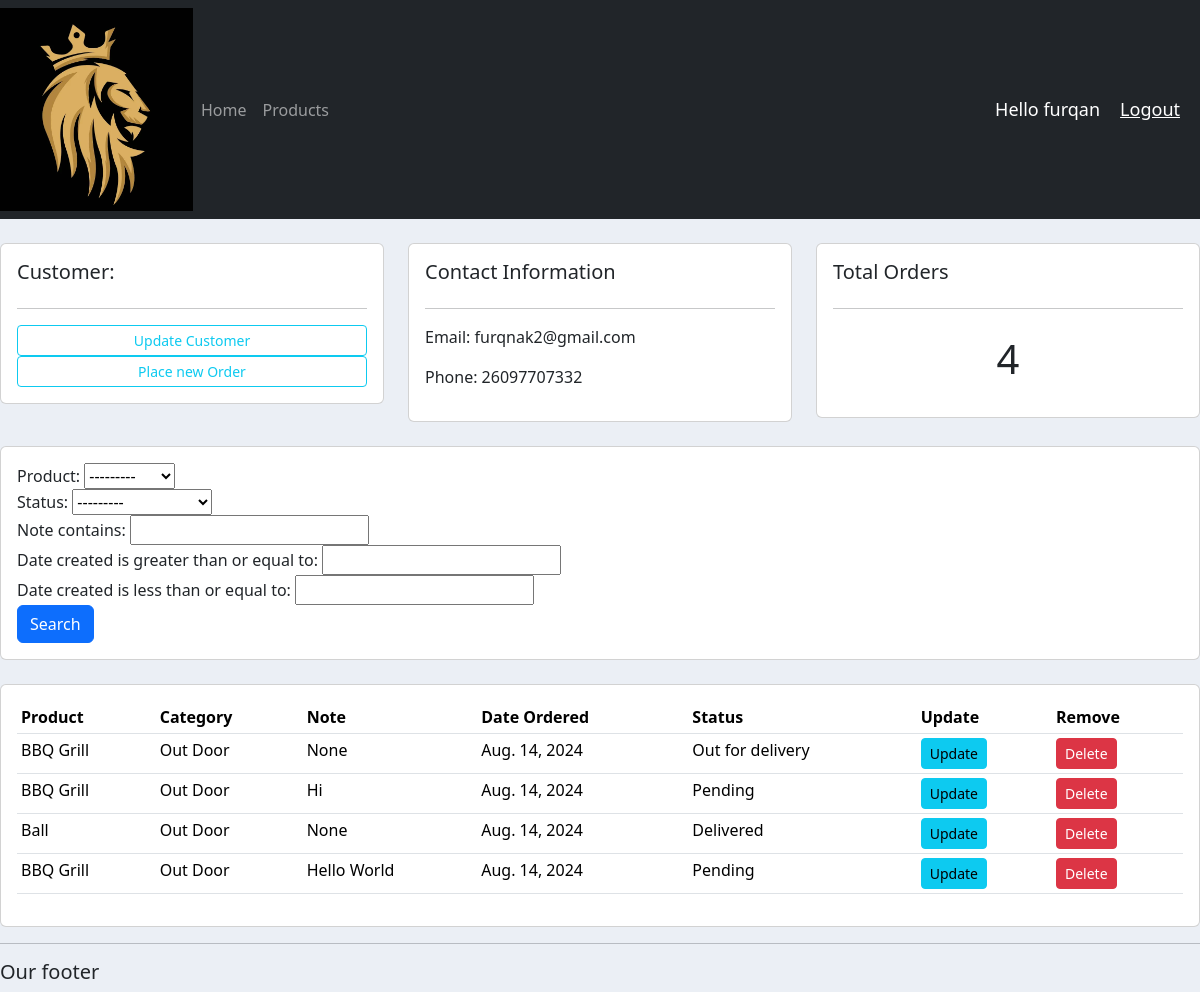
The app's page /customer/1/ (signed in) with its own data.
### accounts/models.py (models this page shows, shortened)
class Customer(models.Model):
    name = models.CharField(max_length=200, null=True)  # Customer's name
    phone = models.CharField(max_length=200, null=True)  # Customer's phone number
    email = models.CharField(max_length=200, null=True)  # Customer's email address
    profile_pic = models.ImageField(null=True, blank=True)  # Profile picture of the customer
    date_created = models.DateField(auto_now_add=True, null=True)  # Date when the customer was created

class Order(models.Model):
    STATUS = (
        ('Pending', 'Pending'),  # Order status for pending
        ('Out for delivery', 'Out for delivery'),  # Order status for out for delivery
        ('Delivered', 'Delivered')  # Order status for delivered
    )
    customer = models.ForeignKey(Customer, null=True, on_delete=models.SET_NULL)  # Customer who placed the order
    product = models.ForeignKey(Product, null=True, on_delete=models.SET_NULL)  # Product being ordered
    status = models.CharField(max_length=200, null=True, choices=STATUS)  # Status of the order
    note = models.CharField(max_length=200, null=True)  # Additional notes about the order
    date_created = models.DateField(auto_now_add=True, null=True)  # Date when the order was created

class Product(models.Model):
    CATEGORY = (
        ('Indoor', 'Indoor'),  # Product category for indoor use
        ('Out Door', 'Out Door')  # Product category for outdoor use
    )
    name = models.CharField(max_length=200, null=True)  # Name of the product
    price = models.FloatField(null=True)  # Price of the product
    category = models.CharField(max_length=200, null=True, choices=CATEGORY)  # Product category
    description = models.CharField(max_length=200, null=True, blank=True)  # Description of the product
    date_created = models.DateField(auto_now_add=True, null=True)  # Date when the product was created
    tag = models.ManyToManyField(Tag)  # Tags associated with the product
    def __str__(self):
        return self.name  # String representation of the Product object

### accounts/views.py (the view)
# urls.py: path('customer/<int:id>/',views.customer,name="customer"),
@login_required(login_url='login')
def customer(request, id):
    customer = Customer.objects.get(id=id)
    orders = customer.order_set.all()
    myFilter = OrderFilter(request.GET, queryset=orders)
    orders = myFilter.qs
    template = loader.get_template("accounts/customer.html")
    context = {'customer': customer, 'orders': orders, 'myFilter': myFilter}
    return HttpResponse(template.render(context, request))

### accounts/templates/accounts/customer.html
{% extends 'accounts/main.html' %}
{% block content %}
<br>
<div class="row">
    <div class="col-md">
        <div class="card card-body">
            <h5>Customer:</h5>
            <hr>
            <a class="btn btn-outline-info btn-sm btn-block" href="">Update Customer</a>
            <a class="btn btn-outline-info btn-sm btn-block" href="{% url 'create_order' customer.id %}">Place new Order</a>
        </div>
    </div>
    <div class="col-md">
        <div class="card card-body">
            <h5>Contact Information</h5>
            <hr>
            <p>Email: {{customer.email}}</p>
            <p>Phone: {{customer.phone}}</p>
        </div>
    </div>
    <div class="col-md">
        <div class="card card-body">
            <h5>Total Orders</h5>
            <hr>
            <h1 style="text-align: center; padding: 10px">{{orders.count}}</h1>
        </div>
    </div>
</div>
<br>
<div class="row">
    <div class="col">
        <div class="card card-body">
            <form method="get">
                {{ myFilter.form }}
                <button class="btn btn-primary" type="submit">Search</button>
            </form>
        </div>
    </div>
</div>
<br>
<div class="row">
    <div class="col-md">
        <div class="card card-body">
            <table class="table table-sm">
                <thead>
                    <tr>
                        <th>Product</th>
                        <th>Category</th>
                        <th>Note</th>
                        <th>Date Ordered</th>
                        <th>Status</th>
                        <th>Update</th>
                        <th>Remove</th>
                    </tr>
                </thead>
                <tbody>
                    {% for order in orders %}
                    <tr>
                        <td>{{ order.product }}</td>
                        <td>{{ order.product.category }}</td>
                        <td>{{ order.note }}</td>
                        <td>{{ order.date_created }}</td>
                        <td>{{ order.status }}</td>
                        <td><a class="btn btn-sm btn-info" href="{% url 'update_order' order.id %}">Update</a></td>
                        <td><a class="btn btn-sm btn-danger" href="{% url 'delete_order' order.id %}">Delete</a></td>
                    </tr>
                    {% endfor %}
                </tbody>
            </table>
        </div>
    </div>
</div>
{% endblock %}

### accounts/templates/accounts/navbar.html (shortened to what this page needs)
{% load static %}
<nav class="navbar navbar-expand-lg navbar-dark bg-dark">
  <img src="{% static 'images/logo.png' %}" alt="Logo">
  <div class="collapse navbar-collapse" id="navbarNav">
    <ul class="navbar-nav">
      {% if request.user.is_staff %}
        <li class="nav-item active">
          <a class="nav-link" href="{% url 'home' %}">Home</a>
        </li>
        <li class="nav-item">
          <a class="nav-link" href="{% url 'products' %}">Products</a>
        </li>
      {% else %}
        <li class="nav-item">
          <a class="nav-link" href="{% url 'account' %}">Settings</a>
        </li>
      {% endif %}
    </ul>
  </div>
  <span class="hello-msg">Hello {{ request.user.username }}</span>
  <span><a class="hello-msg" href="{% url 'logout' %}">Logout</a></span>
</nav>

### static/css/main.css (style rules this page uses)
body { background-color:#ebeff5; }

### accounts/templates/accounts/navbar.html (style rules this page uses)
.hello-msg { font-size: 18px; color: #fff; margin-right: 20px; }

### records on screen
Customer: email "furqnak2@gmail.com", phone "26097707332"
Order: product "BBQ Grill", product.category "Out Door", note "None", date_created "Aug. 14, 2024", status "Out for delivery"
Order: product "BBQ Grill", product.category "Out Door", note "Hi", date_created "Aug. 14, 2024", status "Pending"
Order: product "Ball", product.category "Out Door", note "None", date_created "Aug. 14, 2024", status "Delivered"
Order: product "BBQ Grill", product.category "Out Door", note "Hello World", date_created "Aug. 14, 2024", status "Pending"

### other values on screen
{{ request.user.username }} "furqan"
{{ orders.count }} "4"
